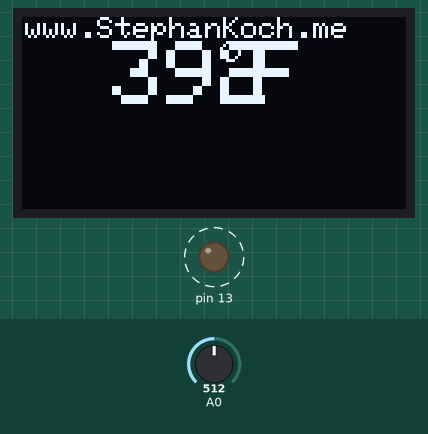
This sketch was run on a simulated Arduino Uno, built with avr-gcc and run on an emulated ATmega328P. Shown: 128×64 one-colour display, output pins drawn as LEDs (lit = HIGH). Dashed ring = blinking. The inputs (shaded band) are chosen by the test bench; at power-on: A0 = 512. What the sketch prints to the serial monitor is not drawn.

Above: at 1.6 s.
1.7 s: A0 set to 530
At 4.6 s:
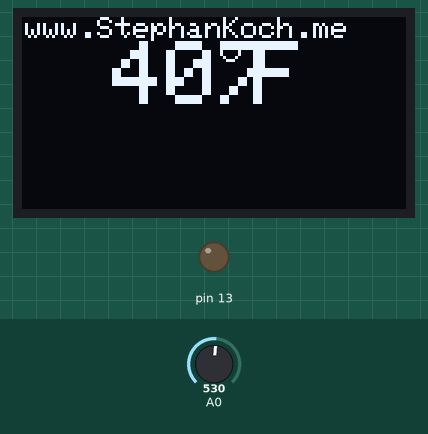
4.7 s: A0 set to 511
At 6.46 s:
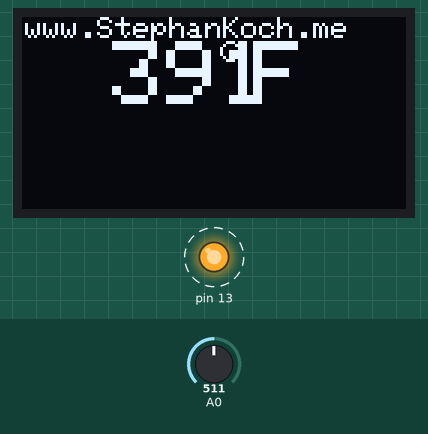
7.7 s: A0 set to 306
At 10.9 s:
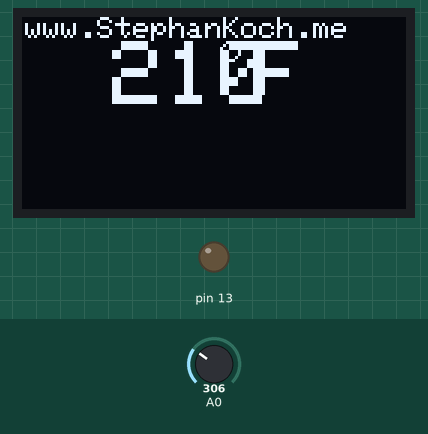
Timing chart, 0 to 12.4 s (numbered marks = the images above; inputs shaded):
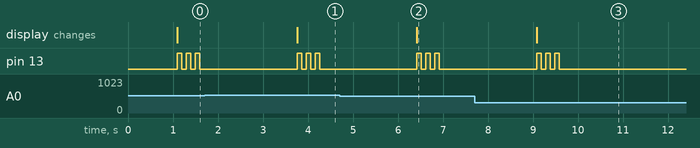

Measured:
- the behaviour switches between 513 and 514 on A0 (found by bisection; images 0 and 1)
- after the input at 1.7 s, pin 13: alternates HIGH for 0.10 s and LOW for 0.10 s, 6 changes in all, then stays LOW, starting after 2.1 s; the display: changes after 2.1 s (image 1)
- after the input at 4.7 s, pin 13: alternates HIGH for 0.10 s and LOW for 0.10 s, 6 changes in all, then stays LOW, starting after 1.7 s; the display: changes after 1.7 s (image 2)
- after the input at 7.7 s, pin 13: alternates HIGH for 0.10 s and LOW for 0.10 s, 6 changes in all, then stays LOW, starting after 1.4 s; the display: changes after 1.4 s (image 3)
- by itself, pin 13: alternates HIGH for 0.10 s and LOW for 0.10 s

The sketch:

Thermometer.ino
```cpp
#include <Adafruit_SSD1306.h>
#include <Adafruit_GFX.h>
#include <gfxfont.h>
#include <SPI.h>
#include <Wire.h>


#define OLED_RESET 4 // not used
Adafruit_SSD1306 display(OLED_RESET);

void setup()   {

	// initialize with the I2C addr 0x3C
	display.begin(SSD1306_SWITCHCAPVCC, 0x3C);

  pinMode(13, OUTPUT);

  Serial.begin(9600);
}

#define DRAW_DELAY 118
#define D_NUM 47

float voltageSum = 0.0;
int voltageCount = 0;
int currentTemp = 33;
const int temperaturePin = 0;

void loop() {

	setText((int)getTemp());
	delay(1000);
}

float getTemp() {
  float degreesC, degreesF;
  voltageSum = 0.0;
  voltageCount = 0;

  for (int i=0; i<100; i++) {
    voltageSum += getVoltage(temperaturePin);
    voltageCount++;
    delay(10);
  }

  degreesC = (voltageSum/voltageCount - 0.5) * 100.0;
  degreesF = degreesC * (9.0/5.0) + 32.0;

  return degreesF;
}

void setText(int tempToDisplay) {
  display.clearDisplay();

  display.setTextColor(WHITE);
  display.setTextSize(1);
  // set text cursor position
  display.setCursor(1,0);
  display.println("www.StephanKoch.me");
  display.setTextSize(3);
  display.setCursor(30,8);
  display.print(String(tempToDisplay));
  display.drawCircle(69,11,3,WHITE);
  display.setCursor(77,8);
  display.print("F");
  display.display();

  if (tempToDisplay != currentTemp) {
    currentTemp = tempToDisplay;
    blinkLED();
  }
}

void blinkLED() {
  for (int i=0;i<3;i++) {
    digitalWrite(13, HIGH);
    delay(100);
    digitalWrite(13, LOW);
    delay(100);
  }
}

float getVoltage(int pin)
{
  float readValue = analogRead(pin);
  Serial.println(String(readValue));
  return (readValue * 0.004882814);
}
```
